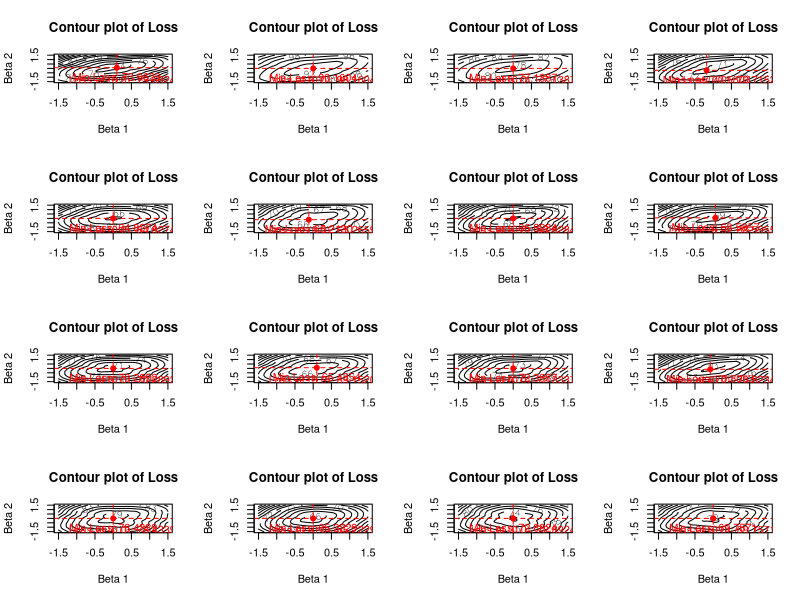

R code for this plot:
rm(list = ls())

set.seed(223)
nr_sims <- 16
sd_sample = 1
p = 100
n = 100
q = 2 # cant change this

### orthog proj
orthog <- function(to_orthog, orthog_with, Q = NULL)
{
  ### construct projection matrices
  if(is.null(Q))
    Q <- qr.Q(qr(orthog_with))
  
  return(to_orthog - Q%*%(crossprod(Q, to_orthog)))
  
}

### sampling fun
sample_fun = function(n, m) rnorm(n, m, sd = 1)

### activation fun
h = function(x) return(pmax(0, x))

### loss fun
loss_function <- function(beta, x, y) {
  predictions = h(x %*% beta)
  mse = mean((y - predictions)^2)
  return(mse)
}


true_coef <- rnorm(p, sd = sd_sample) 
hidden_coef <- rnorm(q)
Z <- matrix(rnorm(n * p, sd = sd_sample), nrow = n)
X <- matrix(rnorm(n * q, sd = 0.1), nrow = n)
X[, 1:pmin(p,q)] <- X[, 1:pmin(p,q)] + 2 * Z[, 1:pmin(p,q)]
Zc <- orthog(Z, cbind(1,X))
true_add_pred <- Z%*%true_coef + X%*%hidden_coef

par(mfrow=c(4,4))

for(i in 1:nr_sims){
  
  y <- sample_fun(n, h(true_add_pred))
  
  result = optim(rnorm(length(true_coef)), loss_function, x = Zc, y = y, method = "BFGS")
  yhatc <- Zc%*%result$par
  
  ### loss surface
  beta1_vals <- seq(-1.5, 1.5, by = 0.02)
  beta2_vals <- seq(-1.5, 1.5, by = 0.02)
  grid_length <- length(beta1_vals)
  loss_values <- matrix(0, nrow = grid_length, ncol = grid_length)
  
  # Populate the loss_values matrix
  for (i in 1:grid_length) {
    for (j in 1:grid_length) {
      beta <- c(beta1_vals[i], beta2_vals[j])
      loss_values[i, j] <- loss_function(beta, X, yhatc)
    }
  }
  
  # Find the coordinates of the minimum loss
  min_loss_index <- which(loss_values == min(loss_values), arr.ind = TRUE)
  min_beta1 <- beta1_vals[min_loss_index[1, 1]]
  min_beta2 <- beta2_vals[min_loss_index[1, 2]]
  
  # Create the surface plot
  contour(beta1_vals, beta2_vals, loss_values, xlab = "Beta 1", ylab = "Beta 2", main = "Contour plot of Loss")
  
  # Add a red point for the minimum loss
  points(min_beta1, min_beta2, col = "red", pch = 19)
  
  # Add vertical and horizontal lines connecting the minimum to the axes
  abline(h = min_beta2, col = "red", lty = 2)
  abline(v = min_beta1, col = "red", lty = 2)
  
  # Add text to display the minimum loss value next to the red point
  text(min_beta1, min_beta2, labels = sprintf("Min Loss: %.4f", min(loss_values)), col = "red", pos = 1)
  
  # Calculate and display the loss value at c(0,0)
  loss_at_zero <- loss_function(c(0,0), X, yhatc)
  text(0.25, -0.25, labels = sprintf("Loss at (0,0): %.4f", loss_at_zero), col = "red", pos = 1)
  
}